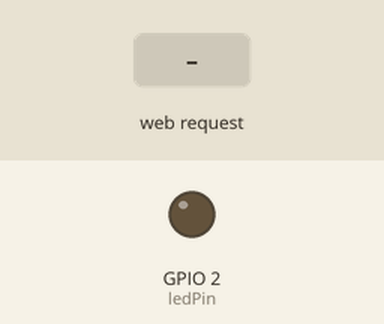
This sketch was run on a simulated ESP8266 (NodeMCU). Parts: output pins drawn as LEDs (lit = HIGH). Inputs (shaded band) come from the test bench. WiFi joins after 1.5 s; servers stay silent unless stated; what the sketch prints to the serial monitor is not drawn.

Above: at 2.7 s.
2.8 s: HTTP request GET /?gpio2=1 received
At 3.1 s:
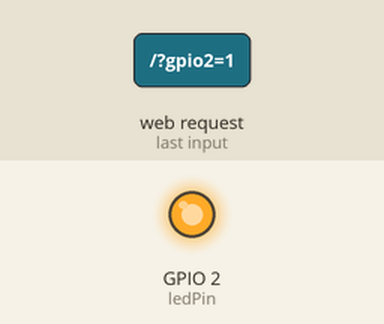
4.3 s: HTTP request GET /?gpio2=0 received
At 5.5 s:
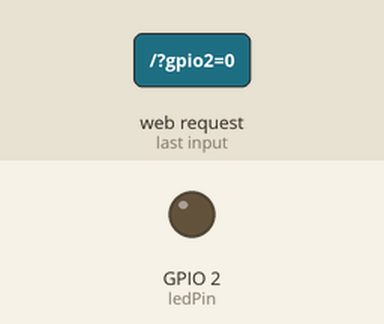
Timing chart, 0 to 7.3 s (numbered marks = the images above; inputs shaded):
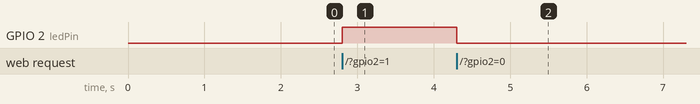

Measured:
- after the input at 2.8 s, GPIO 2 (ledPin): LOW → HIGH at once
- after the input at 4.3 s, GPIO 2 (ledPin): HIGH → LOW at once

The sketch:

ESP01ControlLed.ino
```cpp
#include <ESP8266WiFi.h>

const char* ssid = "*************";             // SSID de la red WIFI a la que desea conectarse
const char* password = "*******************";  // contraseña de dicha red

IPAddress ip(192, 168, 1, 99);      //dirección IP elegida dentro de la red
IPAddress gateway(192, 168, 1, 1);  //dirección IP del gateway
IPAddress subnet(255, 255, 255, 0); //mascara de red

WiFiServer servidorWeb(80);

int ledPin = 2;
int botonPulsado = 0;

void setup() {
  Serial.begin(115200);

  pinMode(ledPin, OUTPUT);
  digitalWrite(ledPin, 0);

  //Inicializa la conexión WIFI
  Serial.print("Conectando a " + String(ssid) + " ");
  WiFi.config(ip, gateway, subnet);
  WiFi.begin(ssid, password);
  while (WiFi.status() != WL_CONNECTED)
  {
    delay(500);
    Serial.print(".");
  }
  Serial.println(" Conectado");

  //Arranca el servidor web
  servidorWeb.begin();
  Serial.println("Servidor web arrancado");
}

void loop() {
  //Comprueba si hay algún cliente conectado
  WiFiClient clienteWeb = servidorWeb.available();
  if (!clienteWeb) return;

  Serial.println("Nuevo cliente");
  //Espera a que el cliente envíe la petición
  while(!clienteWeb.available()) delay(5);

  // Lee la petición del cliente
  String peticion = clienteWeb.readStringUntil('\n');
  Serial.println(peticion);
  clienteWeb.flush();

  //Obtiene el botón pulsado
  if (peticion.indexOf("gpio2=0") != -1) botonPulsado = 0;
  else if (peticion.indexOf("gpio2=1") != -1) botonPulsado = 1;
  String estadoLed = botonPulsado?"ENCENDIDO":"APAGADO";

  //Enciende/apaga el led
  digitalWrite(ledPin, botonPulsado);

 //Devuelve una página web como respuesta
  clienteWeb.println("HTTP/1.1 200 OK");
  clienteWeb.println("Content-Type: text/html");
  clienteWeb.println("Connection: close");
  clienteWeb.println("");
  clienteWeb.println("<!DOCTYPE HTML>");
  clienteWeb.println("<head>");
  clienteWeb.println("<meta charset='UTF-8'>");
  clienteWeb.println("<title>Control Web de led con ESP8266</title>");
  clienteWeb.println("</head>");
  clienteWeb.println("<html>");
  clienteWeb.println("<body>");
  clienteWeb.println("<center><p>El led situado en GPIO2 está " + estadoLed + "</p></center>");
  clienteWeb.println("<center><button onClick=location.href='./?gpio2=0'>OFF</button>");
  clienteWeb.println("<button onClick=location.href='./?gpio2=1'>ON</button></center>");
  clienteWeb.println("</body>");
  clienteWeb.println("</html>");

  delay(5);
  Serial.println("Cliente desconectado");
}
```
